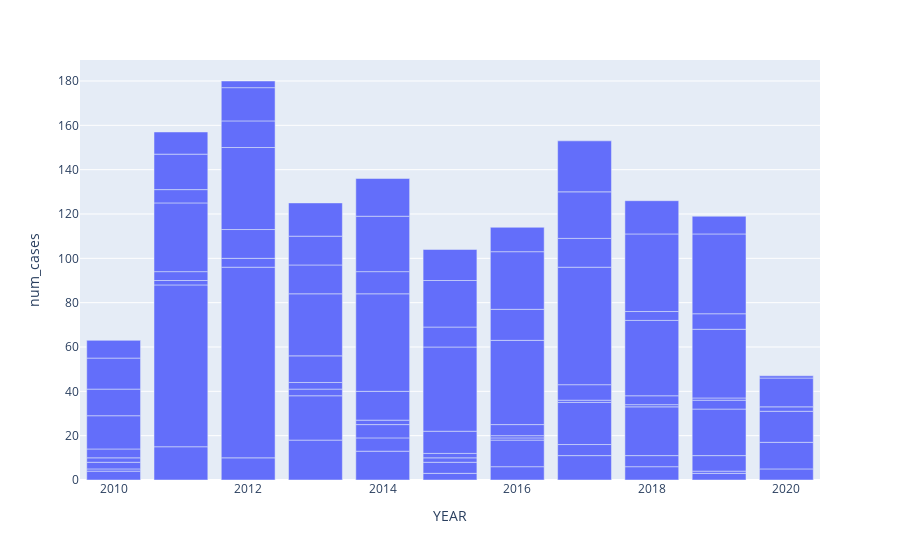

The notebook cell saved with this chart:
### Code cell
reasons=df.groupby(["YEAR","PAYER_NAME"]).count()
px.bar(reasons.reset_index(),x="YEAR",y="Id",hover_data=["PAYER_NAME"],labels={"Id":"num_cases"})

### Figure 1 — Plotly figure (JSON) as saved in the notebook; plotly's stock layout.template omitted (floating-point values rounded to 4 significant figures)
{"data": [{"alignmentgroup": "True", "customdata": [["Aetna"], ["Anthem"], ["Blue Cross Blue Shield"], ["Cigna Health"], ["Humana"], ["Medicaid"], ["Medicare"], ["NO_INSURANCE"], ["UnitedHealthcare"], ["Aetna"], ["Blue Cross Blue Shield"], ["Cigna Health"], ["Humana"], ["Medicaid"], ["Medicare"], ["NO_INSURANCE"], ["UnitedHealthcare"], ["Aetna"], ["Blue Cross Blue Shield"], ["Cigna Health"], ["Humana"], ["Medicaid"], ["Medicare"], ["NO_INSURANCE"], ["UnitedHealthcare"], ["Aetna"], ["Blue Cross Blue Shield"], ["Cigna Health"], ["Dual Eligible"], ["Humana"], ["Medicaid"], ["Medicare"], ["NO_INSURANCE"], ["UnitedHealthcare"], ["Aetna"], ["Blue Cross Blue Shield"], ["Cigna Health"], ["Dual Eligible"], ["Humana"], ["Medicaid"], ["Medicare"], ["NO_INSURANCE"], ["UnitedHealthcare"], ["Aetna"], ["Blue Cross Blue Shield"], ["Cigna Health"], ["Dual Eligible"], ["Humana"], ["Medicaid"], ["Medicare"], ["NO_INSURANCE"], ["UnitedHealthcare"], ["Aetna"], ["Blue Cross Blue Shield"], ["Cigna Health"], ["Dual Eligible"], ["Humana"], ["Medicaid"], ["Medicare"], ["NO_INSURANCE"], ["UnitedHealthcare"], ["Aetna"], ["Blue Cross Blue Shield"], ["Cigna Health"], ["Dual Eligible"], ["Humana"], ["Medicaid"], ["Medicare"], ["NO_INSURANCE"], ["UnitedHealthcare"], ["Aetna"], ["Blue Cross Blue Shield"], ["Cigna Health"], ["Dual Eligible"], ["Humana"], ["Medicaid"], ["Medicare"], ["NO_INSURANCE"], ["UnitedHealthcare"], ["Aetna"], ["Anthem"], ["Blue Cross Blue Shield"], ["Cigna Health"], ["Dual Eligible"], ["Humana"], ["Medicaid"], ["Medicare"], ["NO_INSURANCE"], ["UnitedHealthcare"], ["Blue Cross Blue Shield"], ["Cigna Health"], ["Medicaid"], ["Medicare"], ["NO_INSURANCE"], ["UnitedHealthcare"]], "hoverlabel": {"namelength": 0}, "hovertemplate": "YEAR=%{x}<br>num_cases=%{y}<br>PAYER_NAME=%{customdata[0]}", "legendgroup": "", "marker": {"color": "#636efa"}, "name": "", "offsetgroup": "", "orientation": "v", "showlegend": false, "textposition": "auto", "type": "bar", "x": [2010, 2010, 2010, 2010, 2010, 2010, 2010, 2010, 2010, 2011, 2011, 2011, 2011, 2011, 2011, 2011, 2011, 2012, 2012, 2012, 2012, 2012, 2012, 2012, 2012, 2013, 2013, 2013, 2013, 2013, 2013, 2013, 2013, 2013, 2014, 2014, 2014, 2014, 2014, 2014, 2014, 2014, 2014, 2015, 2015, 2015, 2015, 2015, 2015, 2015, 2015, 2015, 2016, 2016, 2016, 2016, 2016, 2016, 2016, 2016, 2016, 2017, 2017, 2017, 2017, 2017, 2017, 2017, 2017, 2017, 2018, 2018, 2018, 2018, 2018, 2018, 2018, 2018, 2018, 2019, 2019, 2019, 2019, 2019, 2019, 2019, 2019, 2019, 2019, 2020, 2020, 2020, 2020, 2020, 2020], "xaxis": "x", "y": [4, 1, 3, 2, 4, 15, 12, 14, 8, 15, 73, 2, 4, 31, 6, 16, 10, 10, 86, 4, 13, 37, 12, 15, 3, 18, 20, 3, 3, 12, 28, 13, 13, 15, 13, 6, 6, 2, 13, 44, 10, 25, 17, 3, 5, 2, 2, 10, 38, 9, 21, 14, 6, 12, 1, 1, 5, 38, 14, 26, 11, 11, 5, 19, 1, 7, 53, 13, 21, 23, 6, 5, 22, 1, 4, 34, 4, 35, 15, 3, 1, 7, 21, 4, 1, 31, 7, 36, 8, 5, 12, 14, 2, 13, 1], "yaxis": "y"}], "layout": {"barmode": "relative", "legend": {"tracegroupgap": 0}, "margin": {"t": 60}, "xaxis": {"anchor": "y", "domain": [0, 1], "title": {"text": "YEAR"}}, "yaxis": {"anchor": "x", "domain": [0, 1], "title": {"text": "num_cases"}}}}
